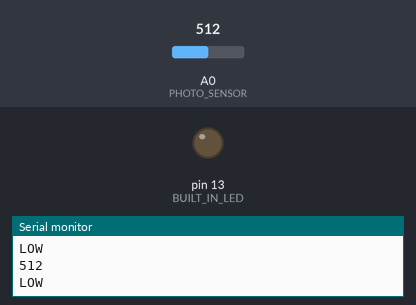
The sketch below on a simulated Arduino Uno, built with avr-gcc and run on an emulated ATmega328P. Shown: output pins drawn as LEDs (lit = HIGH), the last lines printed to the serial monitor. The inputs (shaded band) are chosen by the test bench; at power-on: A0 (PHOTO_SENSOR) = 512.

Above: at 1.2 s.
1.3 s: A0 (PHOTO_SENSOR) set to 987
3.2 s: A0 (PHOTO_SENSOR) set to 1017
At 4.8 s:
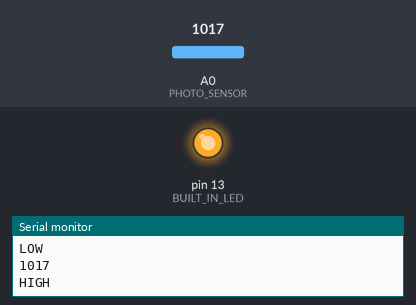
5.5 s: A0 (PHOTO_SENSOR) set to 990
At 6.3 s:
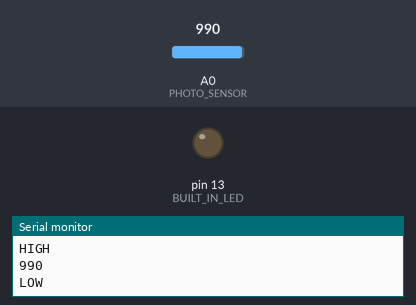
7.5 s: A0 (PHOTO_SENSOR) set to 1010
At 9.0 s:
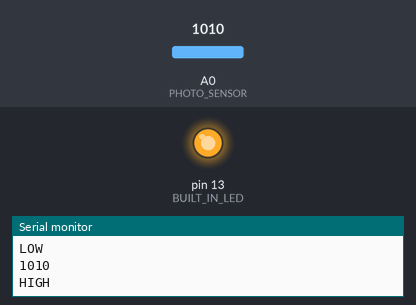
Timing chart, 0 to 10.5 s (numbered marks = the images above; inputs shaded):
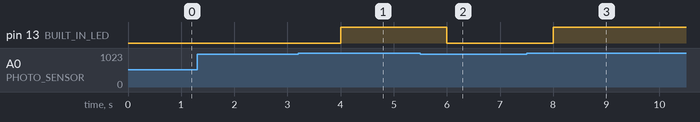

Measured:
- the behaviour switches between 999 and 1000 on A0 (PHOTO_SENSOR) (found by bisection; images 0 and 1)
- after the input at 3.2 s, pin 13 (BUILT_IN_LED): LOW → HIGH after 0.80 s
- after the input at 5.5 s, pin 13 (BUILT_IN_LED): HIGH → LOW after 0.50 s
- after the input at 7.5 s, pin 13 (BUILT_IN_LED): LOW → HIGH after 0.50 s

The sketch:

M1.T1P_CODE.ino
```cpp
#define BUILT_IN_LED 13
#define PHOTO_SENSOR A0

void setupTimer1() {
  noInterrupts();
  // Clear registers
  TCCR1A = 0;
  TCCR1B = 0;
  TCNT1 = 0;

  // 1 Hz (16000000/((15624+1)*1024))
  OCR1A = 15624;
  // CTC
  TCCR1B |= (1 << WGM12);
  // Prescaler 1024
  TCCR1B |= (1 << CS12) | (1 << CS10);
  // Output Compare Match A Interrupt Enable
  TIMSK1 |= (1 << OCIE1A);
  interrupts();
}

void setup() {
  Serial.begin(9600);
  pinMode(BUILT_IN_LED, OUTPUT);
  setupTimer1();
}

void loop() {
}

ISR(TIMER1_COMPA_vect) {
  Serial.println(analogRead(PHOTO_SENSOR));
  int SensorReading = analogRead(PHOTO_SENSOR);
  if(SensorReading >= 1000) {
    Serial.println("HIGH");
    digitalWrite(BUILT_IN_LED, HIGH);
  } else {
    Serial.println("LOW");
    digitalWrite(BUILT_IN_LED, LOW);
  }
}
```
